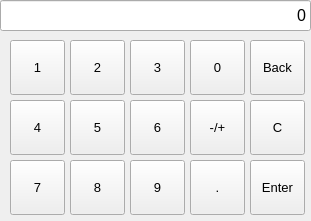
<?xml version="1.0" encoding="UTF-8"?>
<ui version="4.0">
 <class>keypads</class>
 <widget class="QDialog" name="keypads">
  <property name="geometry">
   <rect>
    <x>0</x>
    <y>0</y>
    <width>311</width>
    <height>221</height>
   </rect>
  </property>
  <property name="windowTitle">
   <string/>
  </property>
  <widget class="QToolButton" name="toolButton_0">
   <property name="geometry">
    <rect>
     <x>190</x>
     <y>40</y>
     <width>55</width>
     <height>55</height>
    </rect>
   </property>
   <property name="font">
    <font>
     <pointsize>10</pointsize>
    </font>
   </property>
   <property name="text">
    <string>0</string>
   </property>
   <property name="icon">
    <iconset>
     <normaloff>picture/0.png</normaloff>picture/0.png</iconset>
   </property>
  </widget>
  <widget class="QToolButton" name="toolButton_1">
   <property name="geometry">
    <rect>
     <x>10</x>
     <y>40</y>
     <width>55</width>
     <height>55</height>
    </rect>
   </property>
   <property name="font">
    <font>
     <pointsize>10</pointsize>
    </font>
   </property>
   <property name="text">
    <string>1</string>
   </property>
   <property name="icon">
    <iconset>
     <normaloff>picture/1.png</normaloff>picture/1.png</iconset>
   </property>
  </widget>
  <widget class="QToolButton" name="toolButton_2">
   <property name="geometry">
    <rect>
     <x>70</x>
     <y>40</y>
     <width>55</width>
     <height>55</height>
    </rect>
   </property>
   <property name="font">
    <font>
     <pointsize>10</pointsize>
    </font>
   </property>
   <property name="text">
    <string>2</string>
   </property>
   <property name="icon">
    <iconset>
     <normaloff>picture/2.png</normaloff>picture/2.png</iconset>
   </property>
  </widget>
  <widget class="QToolButton" name="toolButton_3">
   <property name="geometry">
    <rect>
     <x>130</x>
     <y>40</y>
     <width>55</width>
     <height>55</height>
    </rect>
   </property>
   <property name="font">
    <font>
     <pointsize>10</pointsize>
    </font>
   </property>
   <property name="text">
    <string>3</string>
   </property>
   <property name="icon">
    <iconset>
     <normaloff>picture/3.png</normaloff>picture/3.png</iconset>
   </property>
  </widget>
  <widget class="QToolButton" name="toolButton_4">
   <property name="geometry">
    <rect>
     <x>10</x>
     <y>100</y>
     <width>55</width>
     <height>55</height>
    </rect>
   </property>
   <property name="font">
    <font>
     <pointsize>10</pointsize>
    </font>
   </property>
   <property name="text">
    <string>4</string>
   </property>
   <property name="icon">
    <iconset>
     <normaloff>picture/4.png</normaloff>picture/4.png</iconset>
   </property>
  </widget>
  <widget class="QToolButton" name="toolButton_5">
   <property name="geometry">
    <rect>
     <x>70</x>
     <y>100</y>
     <width>55</width>
     <height>55</height>
    </rect>
   </property>
   <property name="font">
    <font>
     <pointsize>10</pointsize>
    </font>
   </property>
   <property name="text">
    <string>5</string>
   </property>
   <property name="icon">
    <iconset>
     <normaloff>picture/5.png</normaloff>picture/5.png</iconset>
   </property>
  </widget>
  <widget class="QToolButton" name="toolButton_6">
   <property name="geometry">
    <rect>
     <x>130</x>
     <y>100</y>
     <width>55</width>
     <height>55</height>
    </rect>
   </property>
   <property name="font">
    <font>
     <pointsize>10</pointsize>
    </font>
   </property>
   <property name="text">
    <string>6</string>
   </property>
   <property name="icon">
    <iconset>
     <normaloff>picture/6.png</normaloff>picture/6.png</iconset>
   </property>
  </widget>
  <widget class="QToolButton" name="toolButton_7">
   <property name="geometry">
    <rect>
     <x>10</x>
     <y>160</y>
     <width>55</width>
     <height>55</height>
    </rect>
   </property>
   <property name="font">
    <font>
     <pointsize>10</pointsize>
    </font>
   </property>
   <property name="text">
    <string>7</string>
   </property>
   <property name="icon">
    <iconset>
     <normaloff>picture/7.png</normaloff>picture/7.png</iconset>
   </property>
  </widget>
  <widget class="QToolButton" name="toolButton_8">
   <property name="geometry">
    <rect>
     <x>70</x>
     <y>160</y>
     <width>55</width>
     <height>55</height>
    </rect>
   </property>
   <property name="font">
    <font>
     <pointsize>10</pointsize>
    </font>
   </property>
   <property name="text">
    <string>8</string>
   </property>
   <property name="icon">
    <iconset>
     <normaloff>picture/8.png</normaloff>picture/8.png</iconset>
   </property>
  </widget>
  <widget class="QToolButton" name="toolButton_9">
   <property name="geometry">
    <rect>
     <x>130</x>
     <y>160</y>
     <width>55</width>
     <height>55</height>
    </rect>
   </property>
   <property name="font">
    <font>
     <pointsize>10</pointsize>
    </font>
   </property>
   <property name="text">
    <string>9</string>
   </property>
   <property name="icon">
    <iconset>
     <normaloff>picture/9.png</normaloff>picture/9.png</iconset>
   </property>
  </widget>
  <widget class="QToolButton" name="toolButton_point">
   <property name="geometry">
    <rect>
     <x>190</x>
     <y>160</y>
     <width>55</width>
     <height>55</height>
    </rect>
   </property>
   <property name="font">
    <font>
     <pointsize>10</pointsize>
    </font>
   </property>
   <property name="text">
    <string>.</string>
   </property>
   <property name="icon">
    <iconset>
     <normaloff>picture/12.png</normaloff>picture/12.png</iconset>
   </property>
  </widget>
  <widget class="QToolButton" name="toolButton_sign">
   <property name="geometry">
    <rect>
     <x>190</x>
     <y>100</y>
     <width>55</width>
     <height>55</height>
    </rect>
   </property>
   <property name="font">
    <font>
     <pointsize>10</pointsize>
    </font>
   </property>
   <property name="text">
    <string>-/+</string>
   </property>
   <property name="icon">
    <iconset>
     <normaloff>picture/fu.png</normaloff>picture/fu.png</iconset>
   </property>
  </widget>
  <widget class="QToolButton" name="toolButton_clear">
   <property name="geometry">
    <rect>
     <x>250</x>
     <y>100</y>
     <width>55</width>
     <height>55</height>
    </rect>
   </property>
   <property name="font">
    <font>
     <pointsize>10</pointsize>
    </font>
   </property>
   <property name="text">
    <string>C</string>
   </property>
   <property name="icon">
    <iconset>
     <normaloff>picture/cha.png</normaloff>picture/cha.png</iconset>
   </property>
  </widget>
  <widget class="QToolButton" name="toolButton_enter">
   <property name="geometry">
    <rect>
     <x>250</x>
     <y>160</y>
     <width>55</width>
     <height>55</height>
    </rect>
   </property>
   <property name="font">
    <font>
     <pointsize>10</pointsize>
    </font>
   </property>
   <property name="text">
    <string>Enter</string>
   </property>
   <property name="icon">
    <iconset>
     <normaloff>picture/enter.png</normaloff>picture/enter.png</iconset>
   </property>
  </widget>
  <widget class="QToolButton" name="toolButton_back">
   <property name="geometry">
    <rect>
     <x>250</x>
     <y>40</y>
     <width>55</width>
     <height>55</height>
    </rect>
   </property>
   <property name="font">
    <font>
     <pointsize>10</pointsize>
    </font>
   </property>
   <property name="text">
    <string>Back</string>
   </property>
   <property name="icon">
    <iconset>
     <normaloff>picture/del.png</normaloff>picture/del.png</iconset>
   </property>
  </widget>
  <widget class="QLineEdit" name="display">
   <property name="geometry">
    <rect>
     <x>0</x>
     <y>0</y>
     <width>311</width>
     <height>31</height>
    </rect>
   </property>
   <property name="font">
    <font>
     <pointsize>12</pointsize>
    </font>
   </property>
   <property name="text">
    <string>0</string>
   </property>
   <property name="alignment">
    <set>Qt::AlignRight|Qt::AlignTrailing|Qt::AlignVCenter</set>
   </property>
  </widget>
 </widget>
 <resources/>
 <connections/>
</ui>
